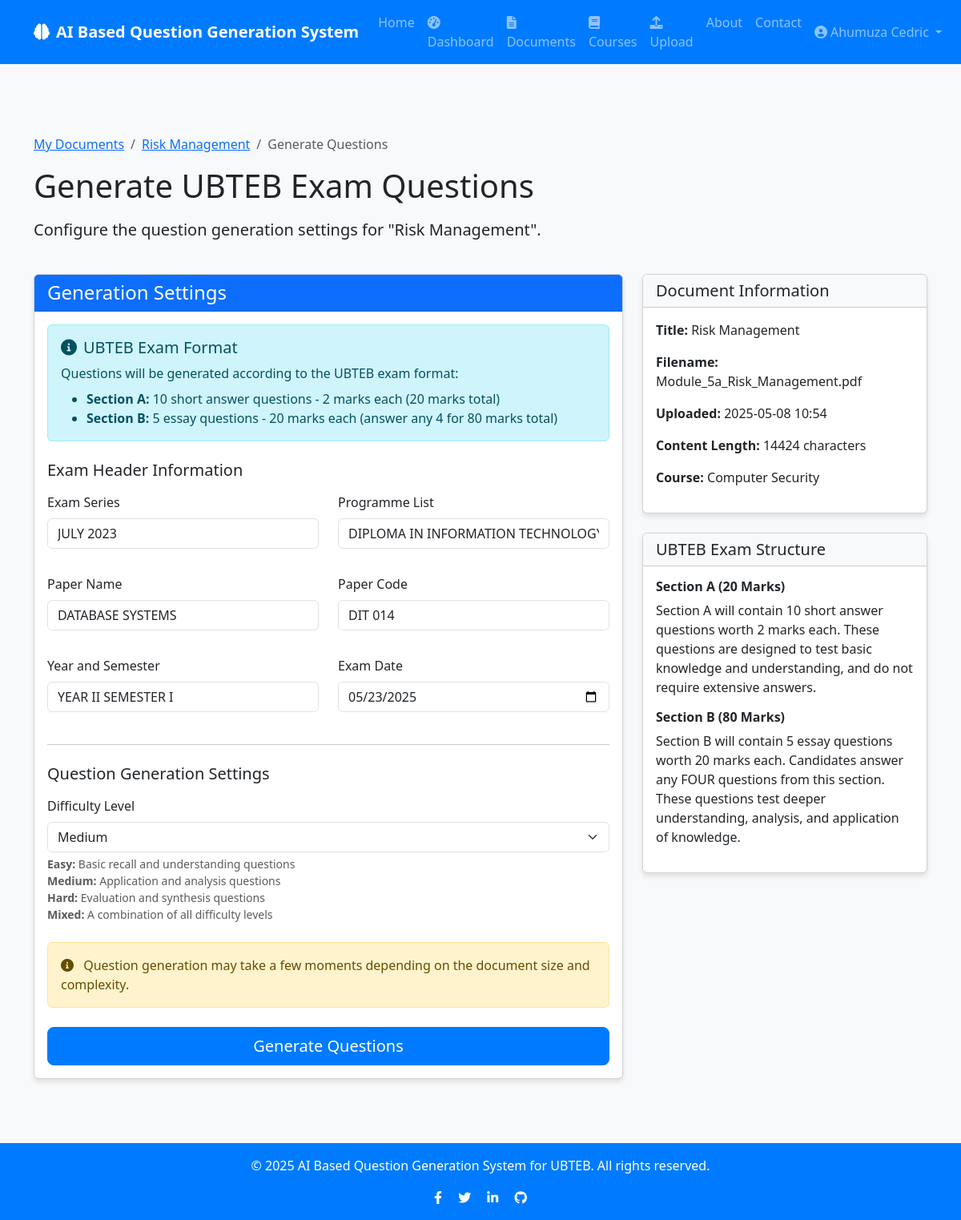
Before: /documents/1/generate (signed in) with the older database file.
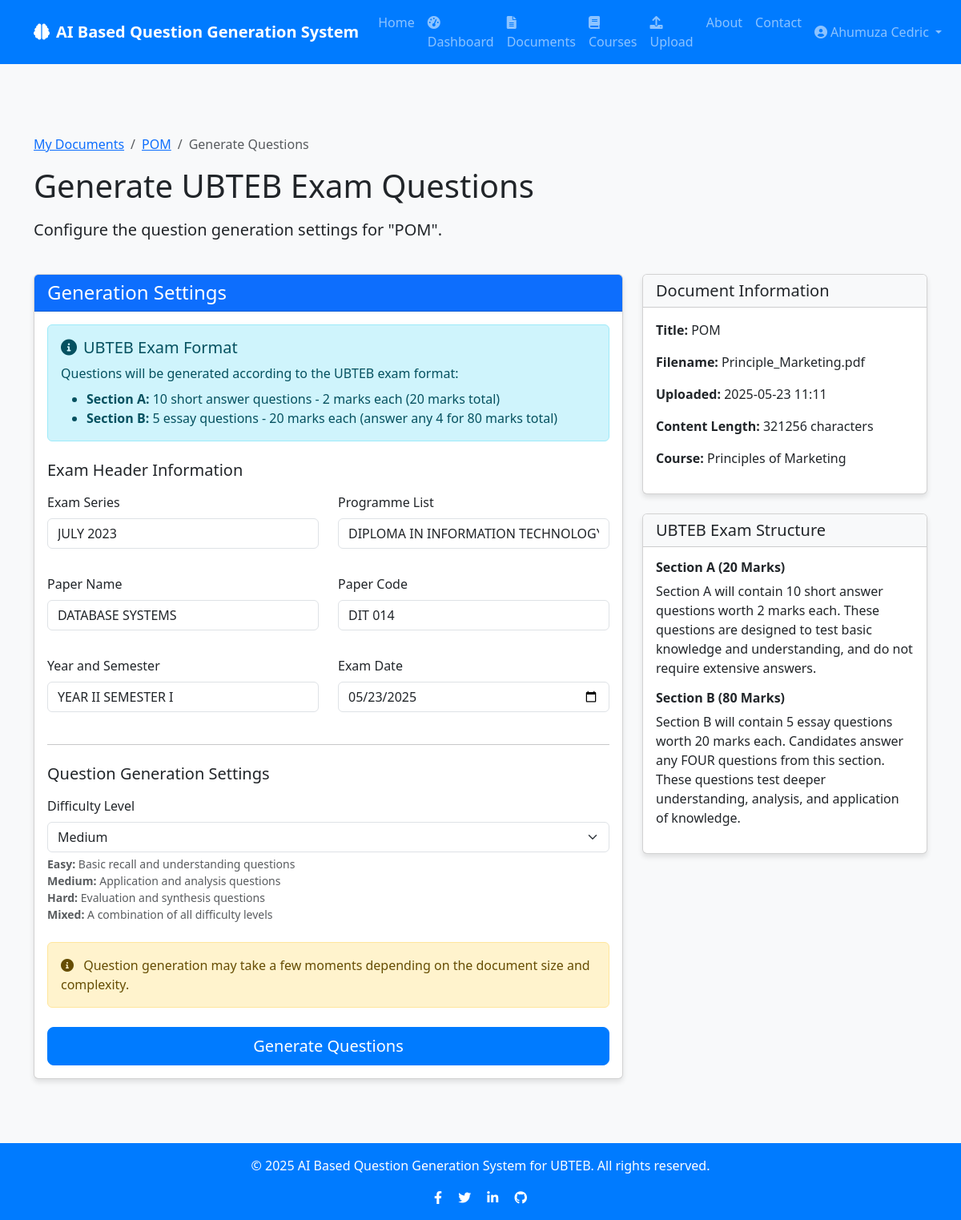
After: the same page with the newer database file.
### app/models/document.py (models this page shows, shortened)
class Document(db.Model):
    id = db.Column(db.Integer, primary_key=True)
    title = db.Column(db.String(100), nullable=False)
    filename = db.Column(db.String(100), nullable=False)
    file_path = db.Column(db.String(255), nullable=False)
    content = db.Column(db.Text, nullable=False)
    created_at = db.Column(db.DateTime, default=datetime.utcnow)
    user_id = db.Column(db.Integer, db.ForeignKey('user.id'), nullable=False)
    course_id = db.Column(db.Integer, db.ForeignKey('course.id'), nullable=True)
    questions = db.relationship('Question', backref='document', lazy=True, cascade="all, delete-orphan")
    question_sets = db.relationship('QuestionSet', backref='document', lazy=True, cascade="all, delete-orphan")

### app/models/course.py (models this page shows, shortened)
class Course(db.Model):
    id = db.Column(db.Integer, primary_key=True)
    title = db.Column(db.String(100), nullable=False)
    description = db.Column(db.Text, nullable=True)
    created_at = db.Column(db.DateTime, default=datetime.utcnow)
    user_id = db.Column(db.Integer, db.ForeignKey('user.id'), nullable=False)
    documents = db.relationship('Document', backref='course', lazy=True, cascade="all, delete-orphan")

### app/routes/questions.py (the view, shortened to what this page needs)
@questions.route('/documents/<int:document_id>/generate', methods=['GET', 'POST'])
@login_required
def generate_questions_form(document_id):
    document = Document.query.get_or_404(document_id)
    if document.user_id != current_user.id:
        flash('You do not have permission to generate questions for this document.', 'danger')
        return redirect(url_for('questions.list_documents'))
    form = QuestionGenerationForm()
    if not form.exam_date.data:
        form.exam_date.data = date.today()
    return render_template('questions/generate.html', form=form, document=document)

### app/forms/document_forms.py
class QuestionGenerationForm(FlaskForm):
    exam_series = StringField('Exam Series', validators=[DataRequired()],
                             default='JULY 2023')
    programme_list = StringField('Programme List', validators=[DataRequired()],
                                default='DIPLOMA IN INFORMATION TECHNOLOGY')
    paper_name = StringField('Paper Name', validators=[DataRequired()],
                            default='DATABASE SYSTEMS')
    paper_code = StringField('Paper Code', validators=[DataRequired()],
                            default='DIT 014')
    year_semester = StringField('Year and Semester', validators=[DataRequired()],
                              default='YEAR II SEMESTER I')
    exam_date = DateField('Exam Date', validators=[DataRequired()],
                         format='%Y-%m-%d')
    difficulty = SelectField('Difficulty Level', validators=[
        DataRequired()
    ], choices=[
        ('easy', 'Easy'),
        ('medium', 'Medium'),
        ('hard', 'Hard'),
        ('mixed', 'Mixed')
    ], default='medium')
    submit = SubmitField('Generate Questions')

### app/models/user.py (called while the page is built)
@login_manager.user_loader
def load_user(user_id):
    return User.query.get(int(user_id))

### app/templates/questions/generate.html (shortened to what the changed rows need)
{% extends "base.html" %}
{% block content %}
<div class="container py-5">
    <div class="row mb-4">
        <div class="col-md-12">
            <nav aria-label="breadcrumb">
                <ol class="breadcrumb">
                    <li class="breadcrumb-item"><a href="{{ url_for('questions.view_document', document_id=document.id) }}">{{ document.title }}</a></li>
                </ol>
            </nav>
            <h1 class="mb-3">Generate UBTEB Exam Questions</h1>
            <p class="lead">Configure the question generation settings for "{{ document.title }}".</p>
        </div>
    </div>
    <div class="row">
        <div class="col-md-4">
            <div class="card mb-4">
                <div class="card-body">
                    <p><strong>Title:</strong> {{ document.title }}</p>
                    <p><strong>Filename:</strong> {{ document.filename }}</p>
                    <p><strong>Uploaded:</strong> {{ document.created_at.strftime('%Y-%m-%d %H:%M') }}</p>
                    <p><strong>Content Length:</strong> {{ document.content|length }} characters</p>
                    {% if document.course %}
                    <p><strong>Course:</strong> {{ document.course.title }}</p>
                    {% endif %}
                </div>
            </div>
        </div>
    </div>
</div>
{% endblock %}

Changed rows visible on the page:
no longer on this page (row unchanged): Course: course "Computer Security"
changed Document: title "Risk Management" → "POM"; filename "Module_5a_Risk_Management.pdf" → "Principle_Marketing.pdf"; created_at "2025-05-08 10:54" → "2025-05-23 11:11"
added Course: course "Principles of Marketing"
Other visible differences:
{{ document.content|length }}: "14424" → "321256"
